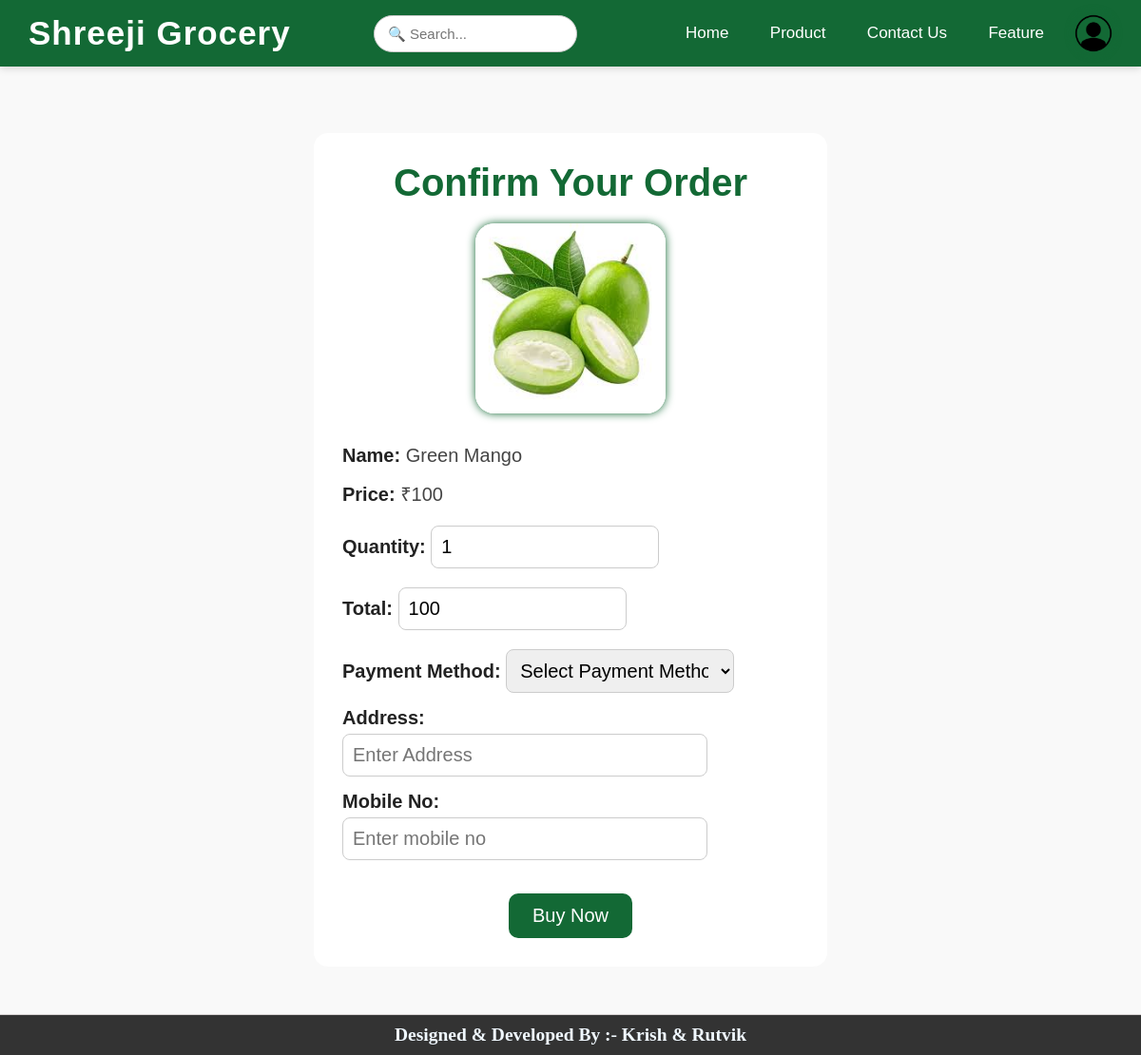
Screenshot of /orderform.php?id=48 with the database file from the repository.
### tables this page shows
CREATE TABLE `add_cart` (
  `id` int(11) NOT NULL,
  `name` varchar(50) NOT NULL,
  `image` text NOT NULL,
  `price` varchar(30) NOT NULL,
  `user_id` int(150) NOT NULL
);

### orderform.php (the view, shortened to what this page needs)
<?php
include 'header.php';
include 'db.php';
if (isset($_GET['id'])) {
    $id = (int) $_GET['id'];
    $qry = "SELECT * FROM add_cart WHERE id = $id";
    $result = mysqli_query($con, $qry);
    if ($row = mysqli_fetch_assoc($result)) {
?>
<body>
    <br><br><br><br><br>
    <form action="placeorder.php" method="post">
        <div class="h1">
            <h2>Confirm Your Order</h2>
            <img src="admin/p_image/<?= $row['image'] ?>" width="200px" height="200px"><br><br>
            <p><label>Name:</label> <?= $row['name'] ?></p>
            <p><label>Price:</label> ₹<?= $row['price'] ?></p>
            <?php
                $qty = !empty($row['qty']) ? $row['qty'] : 1;
                $price = $row['price'];
                $total = $price * $qty;
            ?>
            <p>
            <label><b>Quantity:</b></label>
            <input type="number" id="qty" class="one" name="qty" value="<?php echo $qty; ?>" min="1" oninput="updateTotal()">
            </p>
            <p>
            <label><b>Total:</b></label>
            <input type="text" id="total" name="total" class="one" value="<?php echo $total; ?>" readonly>
            </p>
            <p>
                <label><b>Payment Method:</b></label>
                <select name="payment_method" class="one" required>
                    <option value="" >Select Payment Method</option>
                </select>
            </p>
            <p>
                <label><b>Address:</b></label><br>
                <input type="text" class="one" name="address" placeholder="Enter Address" required style="width:80%;">
            </p>
            <p>
                <label><b>Mobile No:</b></label><br>
                <input type="number" class="one" name="mobile" placeholder="Enter mobile no" required style="width:80%;">
            </p>
            <input type="submit" value="Buy Now" name="submit">
        </div>
    </form>
</body>
<?php
    } else {
        echo "Product not found.";
    }
    } else {
        echo "Invalid request (ID missing).";
    }
?>
<?php
include 'footer.php';
?>

### orderform.php (style rules this page uses)
body { font-family: "Segoe UI", Tahoma, Geneva, Verdana, sans-serif; background: #ffffff; margin: 0; padding: 0; }
form { text-align: center; width: 45%; background: #ffffff; margin: 50px auto; padding: 30px; border-radius: 15px; }
.h1 h2 { text-align: center; color:#136935; margin-bottom: 20px; font-size: 40px; }
img { border-radius: 10%; box-shadow: 0px 0px 10px#136935;; }
.h1 p { font-size: 20px; color: #444; margin: 15px 0; text-align: left; }
label { font-weight: bold; color: #222; }
.one { padding: 10px; border: 1px solid #ccc; border-radius: 8px; width: 50%; margin-top: 5px; font-size: 20px; transition: 0.2s; }
input[type=submit] { padding: 12px 25px; font-size: 20px; margin-top: 20px; border: none; cursor: pointer; color: white; background: #136935; border-radius: 10px; }

### header.php (style rules this page uses)
* { margin: 0; padding: 0; box-sizing: border-box; }
body { font-family: 'Poppins', sans-serif; margin: 0; padding: 0; background-color: #f9f9f9; }

### rows the page displays
add_cart: image (picture), name "Green Mango", price "100", total "100"
